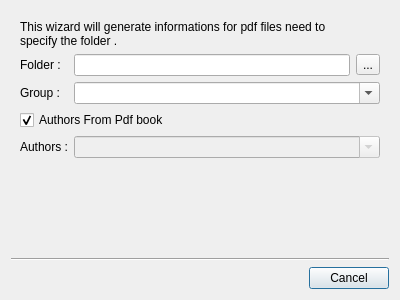
<?xml version="1.0" encoding="UTF-8"?>
<ui version="4.0">
 <class>AddFolderWizard</class>
 <widget class="QDialog" name="AddFolderWizard">
  <property name="geometry">
   <rect>
    <x>0</x>
    <y>0</y>
    <width>400</width>
    <height>300</height>
   </rect>
  </property>
  <property name="windowTitle">
   <string>Scan Folder</string>
  </property>
  <layout class="QVBoxLayout" name="verticalLayout_2">
   <item>
    <widget class="QStackedWidget" name="stackedWidget">
     <property name="currentIndex">
      <number>0</number>
     </property>
     <widget class="QWidget" name="page">
      <layout class="QGridLayout" name="gridLayout">
       <item row="0" column="0" colspan="2">
        <widget class="QLabel" name="labelTitle">
         <property name="text">
          <string>This wizard will generate informations for pdf files need to specify the folder . </string>
         </property>
         <property name="wordWrap">
          <bool>true</bool>
         </property>
        </widget>
       </item>
       <item row="1" column="0">
        <widget class="QLabel" name="label">
         <property name="text">
          <string>Folder :</string>
         </property>
        </widget>
       </item>
       <item row="1" column="1">
        <widget class="QLineEdit" name="lineEditFolder"/>
       </item>
       <item row="1" column="2">
        <widget class="QToolButton" name="toolButtonOpen">
         <property name="text">
          <string>...</string>
         </property>
        </widget>
       </item>
       <item row="3" column="0">
        <widget class="QLabel" name="label_2">
         <property name="text">
          <string>Group :</string>
         </property>
        </widget>
       </item>
       <item row="3" column="1" colspan="2">
        <widget class="QComboBox" name="comboBoxGroup">
         <property name="editable">
          <bool>true</bool>
         </property>
        </widget>
       </item>
       <item row="6" column="1">
        <spacer name="verticalSpacer">
         <property name="orientation">
          <enum>Qt::Vertical</enum>
         </property>
         <property name="sizeHint" stdset="0">
          <size>
           <width>20</width>
           <height>113</height>
          </size>
         </property>
        </spacer>
       </item>
       <item row="5" column="1" colspan="2">
        <widget class="QComboBox" name="comboBoxAuthors">
         <property name="enabled">
          <bool>false</bool>
         </property>
         <property name="editable">
          <bool>true</bool>
         </property>
        </widget>
       </item>
       <item row="5" column="0">
        <widget class="QLabel" name="label_3">
         <property name="text">
          <string>Authors :</string>
         </property>
        </widget>
       </item>
       <item row="4" column="0" colspan="3">
        <widget class="QCheckBox" name="checkBoxAthors">
         <property name="text">
          <string>Authors From Pdf book</string>
         </property>
         <property name="checked">
          <bool>true</bool>
         </property>
        </widget>
       </item>
      </layout>
     </widget>
     <widget class="QWidget" name="page_2">
      <layout class="QVBoxLayout" name="verticalLayout">
       <item>
        <widget class="QLabel" name="label_4">
         <property name="text">
          <string>Generate Files</string>
         </property>
        </widget>
       </item>
       <item>
        <widget class="QLabel" name="labelProgressInfo">
         <property name="text">
          <string/>
         </property>
        </widget>
       </item>
       <item>
        <widget class="QProgressBar" name="progressBar">
         <property name="value">
          <number>24</number>
         </property>
        </widget>
       </item>
       <item>
        <spacer name="verticalSpacer_2">
         <property name="orientation">
          <enum>Qt::Vertical</enum>
         </property>
         <property name="sizeHint" stdset="0">
          <size>
           <width>20</width>
           <height>142</height>
          </size>
         </property>
        </spacer>
       </item>
      </layout>
     </widget>
    </widget>
   </item>
   <item>
    <widget class="Line" name="line">
     <property name="orientation">
      <enum>Qt::Horizontal</enum>
     </property>
    </widget>
   </item>
   <item>
    <widget class="QDialogButtonBox" name="buttonBox">
     <property name="orientation">
      <enum>Qt::Horizontal</enum>
     </property>
     <property name="standardButtons">
      <set>QDialogButtonBox::Cancel</set>
     </property>
    </widget>
   </item>
  </layout>
 </widget>
 <resources/>
 <connections>
  <connection>
   <sender>buttonBox</sender>
   <signal>accepted()</signal>
   <receiver>AddFolderWizard</receiver>
   <slot>accept()</slot>
   <hints>
    <hint type="sourcelabel">
     <x>248</x>
     <y>254</y>
    </hint>
    <hint type="destinationlabel">
     <x>157</x>
     <y>274</y>
    </hint>
   </hints>
  </connection>
  <connection>
   <sender>buttonBox</sender>
   <signal>rejected()</signal>
   <receiver>AddFolderWizard</receiver>
   <slot>reject()</slot>
   <hints>
    <hint type="sourcelabel">
     <x>316</x>
     <y>260</y>
    </hint>
    <hint type="destinationlabel">
     <x>286</x>
     <y>274</y>
    </hint>
   </hints>
  </connection>
  <connection>
   <sender>checkBoxAthors</sender>
   <signal>toggled(bool)</signal>
   <receiver>comboBoxAuthors</receiver>
   <slot>setDisabled(bool)</slot>
   <hints>
    <hint type="sourcelabel">
     <x>199</x>
     <y>134</y>
    </hint>
    <hint type="destinationlabel">
     <x>231</x>
     <y>165</y>
    </hint>
   </hints>
  </connection>
 </connections>
</ui>
